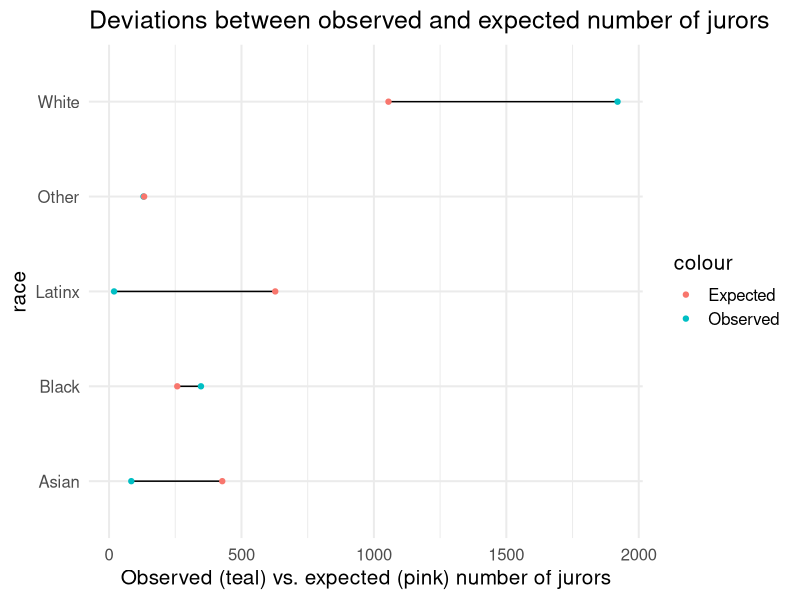
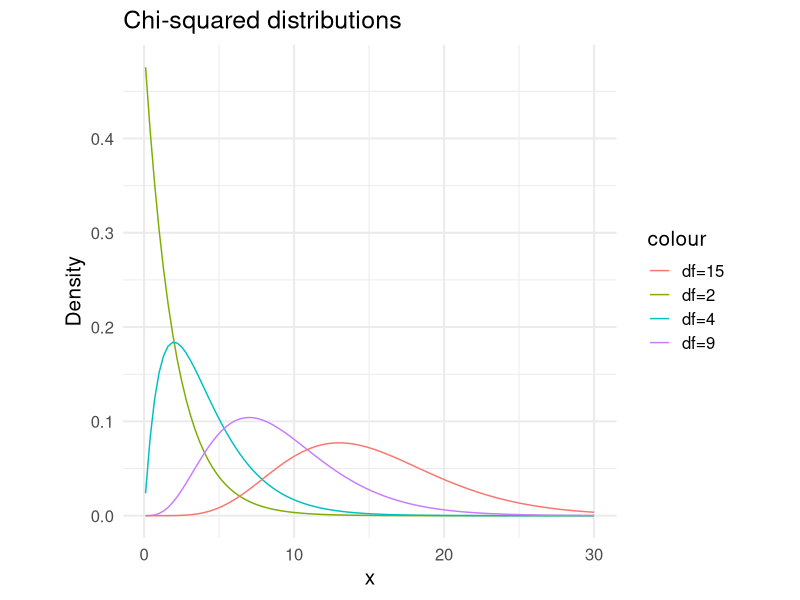
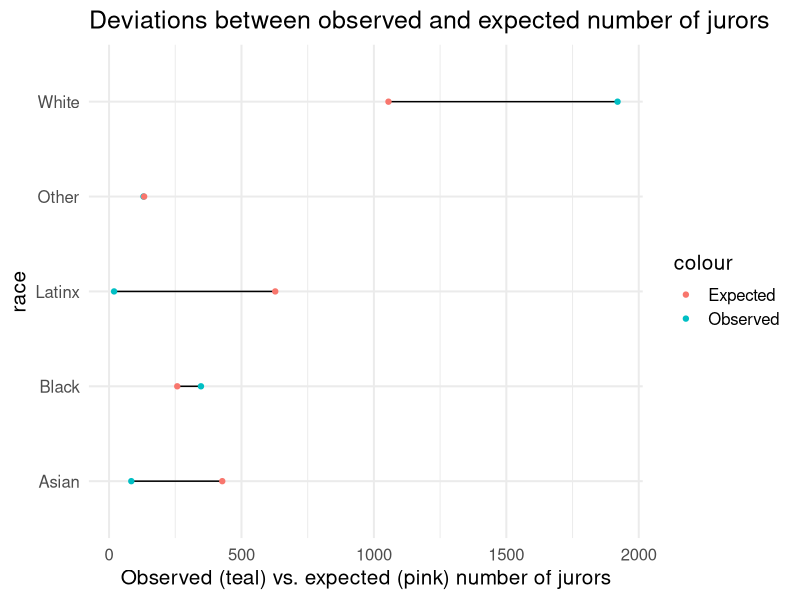

Recreate these plots in R, in order.
## ---- chunk 1
library(knitr) # for include_graphics() 
library(dplyr)
library(forcats)
library(readr)
library(ggplot2)
library(broom) 
library(tidyr)
library(ggplot2)
library(tibble)
## ---- chunk 2

library(ggplot2)
observed_counts <- c(1920, 347,   19,    84, 130)
expected_counts <- c(1055, 257.5, 627.5, 427.5, 132.5)
race <- c("White", "Black", "Latinx", "Asian", "Other")
jury_data <- data.frame("observed_counts" = observed_counts, "expected_counts" = expected_counts, "race" = race)

ggplot(jury_data, aes(y = race, x = observed_counts)) + 
  geom_segment(aes(xend = expected_counts, yend = race)) +
  geom_point(aes(col = "Observed")) + 
  geom_point(aes(col = "Expected", x = expected_counts)) +
  theme_minimal(base_size = 15) +
  labs(x = "Observed (teal) vs. expected (pink) number of jurors",
       title = "Deviations between observed and expected number of jurors")

## ---- chunk 3
# ggplot of the distribution at varying degrees of freedom

ggplot(data = data.frame(x = c(0.1, 30)), aes(x)) + 
  #geom_area(stat = "function", fun = dchisq, args = list(df=9),
      #      xlim = c(12, 20), fill = "grey") +
  stat_function(fun = dchisq, n = 101, args = list(df=2), aes(col = "df=2")) +
  stat_function(fun = dchisq, n = 101, args = list(df=4), aes(col = "df=4")) +
  stat_function(fun = dchisq, n = 101, args = list(df=9), aes(col = "df=9")) +
  stat_function(fun = dchisq, n = 101, args = list(df=15), aes(col = "df=15")) +
  theme_minimal(base_size = 15) + 
  theme(aspect.ratio=1) +
  labs(y = "Density", title = "Chi-squared distributions")
## ---- chunk 4
pchisq(q = 1606.454, df = 4,lower.tail = F)
## ---- chunk 5
chisq.test(x = c(1920, 347, 19, 84, 130), # x is vector of observed counts
           p = c(.422, .103, .251, .171, .053)) # p is probability under the null
## ---- chunk 6
ggplot(jury_data, aes(y = race, x = observed_counts)) + 
  geom_segment(aes(xend = expected_counts, yend = race)) +
  geom_point(aes(col = "Observed")) + 
  geom_point(aes(col = "Expected", x = expected_counts)) +
  theme_minimal(base_size = 15) +
  labs(x = "Observed (teal) vs. expected (pink) number of jurors",
       title = "Deviations between observed and expected number of jurors")

## ---- chunk 7
chisq.test(x = c(209299,5024,2012,6617,77668,194647,45509), # x is vector of observed counts
           p = c(.306,.009,.011,.054,.187,.323,.11)) # p is probability under the null
## ---- chunk 8
Expect_0<-dbinom(0,size=3,prob=0.166666667)
Expect_1<-dbinom(1,size=3,prob=0.166666667)
Expect_2<-dbinom(2,size=3,prob=0.166666667)
Expect_3<-dbinom(3,size=3,prob=0.166666667)
Expected<-c(Expect_0,Expect_1,Expect_2,Expect_3)
Expected
## ---- chunk 9
chisq.test(x = c(47,35,15,3), # x is vector of observed counts
           p = Expected) # p is probability under the null
